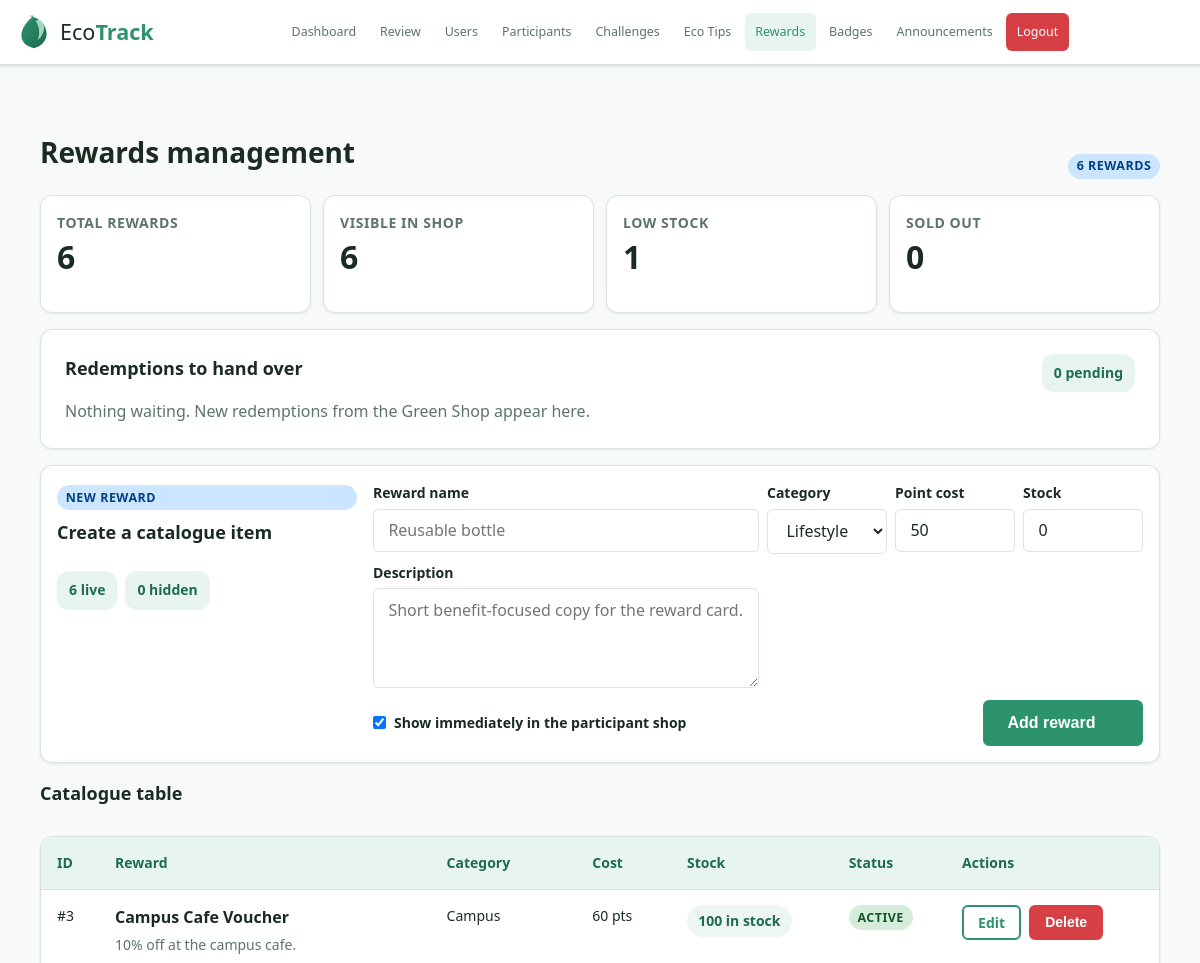
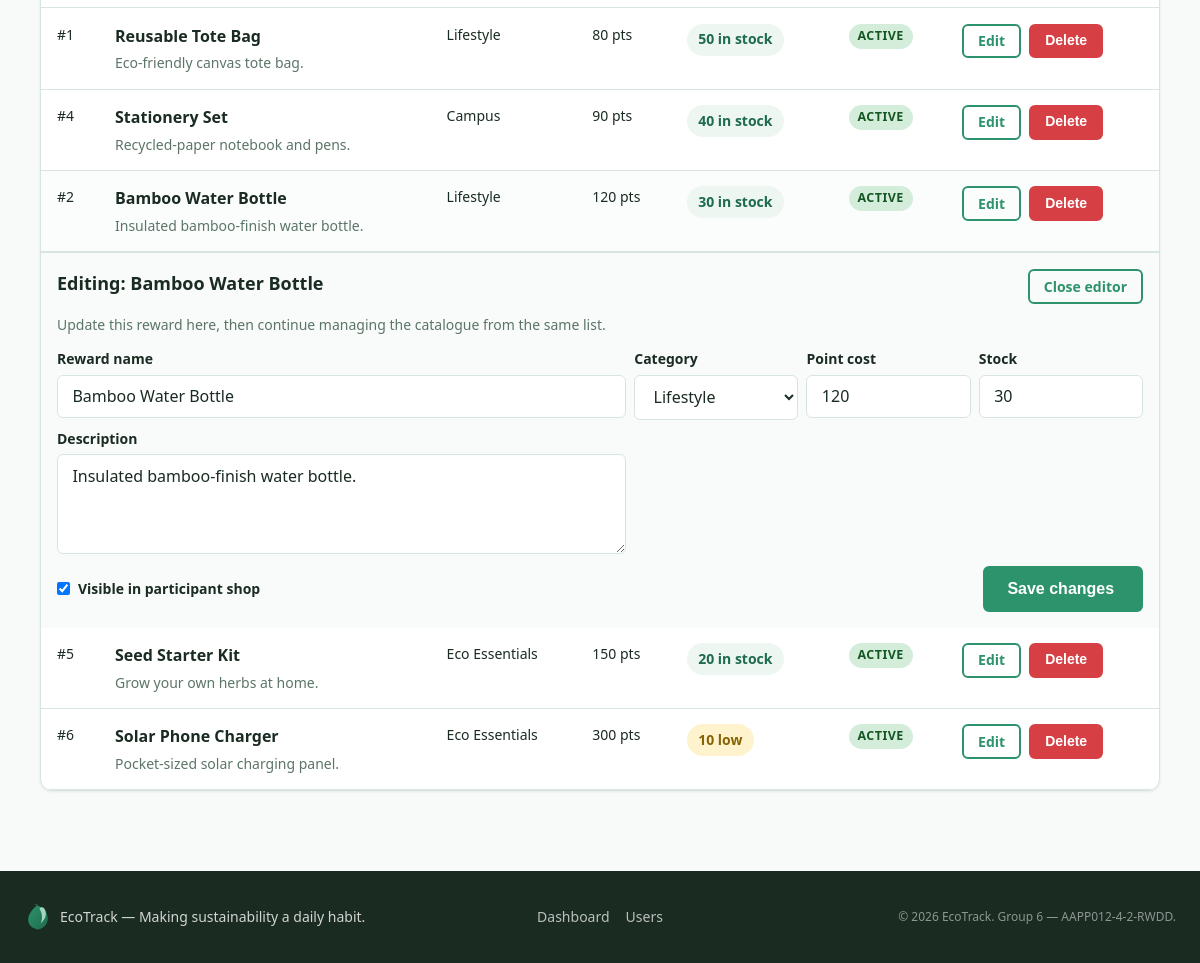
Page /admin/rewards_management.php?edit_reward=2 (signed in) on the committed database (2 pictures, top to bottom).
### tables this page shows
CREATE TABLE IF NOT EXISTS rewards (
  reward_id INT AUTO_INCREMENT PRIMARY KEY,
  name VARCHAR(150) NOT NULL,
  description TEXT,
  image VARCHAR(255) DEFAULT NULL,
  category ENUM('Lifestyle','Campus','Eco Essentials') DEFAULT 'Lifestyle',
  point_cost INT NOT NULL DEFAULT 50,
  stock INT NOT NULL DEFAULT 0,
  active TINYINT(1) DEFAULT 1,
  created_at DATETIME DEFAULT CURRENT_TIMESTAMP
);

### admin/rewards_management.php (the view, shortened to what the rows shown need)
<?php
$pdo = getPDO();
$rewardCategories = REWARD_CATEGORIES;
$rewardForm = [
    'name' => '',
    'description' => '',
    'category' => 'Lifestyle',
    'point_cost' => '50',
    'stock' => '0',
    'active' => '1',
];
$list = $pdo->query('SELECT * FROM rewards ORDER BY active DESC, point_cost ASC, reward_id ASC')->fetchAll() ?: [];
$editingRewardId = max(0, (int)($_GET['edit_reward'] ?? 0));
$buildRewardsManagementUrl = static function (array $overrides = []) use ($editingRewardId): string {
    $params = [
        'edit_reward' => $editingRewardId,
    ];
    foreach ($overrides as $key => $value) {
        $params[$key] = $value;
    }
    if (($params['edit_reward'] ?? 0) <= 0) {
        unset($params['edit_reward']);
    }
    $query = http_build_query($params);
    return 'rewards_management.php' . ($query ? '?' . $query : '');
};
require_once __DIR__ . '/../layout/header.php';
?>
<div class="container page-shell reward-admin-shell">
  <div class="section-header reward-admin-header">
    <div>
      <h1 class="section-header__title">Rewards management</h1>
    </div>
  </div>
  <section class="card mb-4" id="redemptions">
    <div class="card-header-row">
      <div class="card-header-row__content">
        <h2 class="card-title">Redemptions to hand over</h2>
      </div>
    </div>
  </section>
  <section class="card reward-admin-studio">
      <div class="reward-admin-studio-layout">
      <div class="reward-admin-panel__intro reward-admin-panel__intro--compact">
        <h2 class="card-title">Create a catalogue item</h2>
      </div>
      <form method="POST" class="reward-admin-form">
        <div class="reward-admin-form-grid">
          <div class="form-group reward-admin-form-group">
            <label for="create_point_cost">Point cost</label>
            <input type="number" id="create_point_cost" name="point_cost" min="1" max="<?= REWARD_COST_MAX ?>" value="<?= sanitise($rewardForm['point_cost']) ?>">
          </div>
        </div>
        <div class="reward-admin-form-actions">
          <label class="reward-admin-toggle">
            <input type="checkbox" name="active" value="1" <?= $rewardForm['active'] === '1' ? 'checked' : '' ?>>
            Show immediately in the participant shop
          </label>
        </div>
      </form>
    </div>
  </section>
  <section class="reward-admin-board">
    <div class="reward-admin-board__header">
      <div>
        <h2 class="card-title">Catalogue table</h2>
      </div>
    </div>
    <?php if (empty($list)): ?>
      <div class="card empty-state">
        <h2 class="card-title empty-state__title">No rewards yet</h2>
        <p class="empty-state__text">Add your first reward from the studio panel to start building the Green Shop catalogue.</p>
      </div>
    <?php else: ?>
      <div class="card reward-admin-table-card">
        <div class="table-wrap reward-admin-table-wrap">
          <table class="reward-admin-table">
            <thead>
              <tr>
                <th>ID</th>
                <th>Reward</th>
                <th>Category</th>
                <th>Cost</th>
                <th>Stock</th>
                <th>Status</th>
                <th>Actions</th>
              </tr>
            </thead>
            <tbody>
              <?php foreach ($list as $reward): ?>
                <?php
                $stockCount = (int)$reward['stock'];
                $isActive = !empty($reward['active']);
                $stockTone = $stockCount === 0 ? 'danger' : ($stockCount <= 10 ? 'warning' : 'ok');
                $stockLabel = $stockCount === 0 ? 'Sold out' : ($stockCount <= 10 ? $stockCount . ' low' : $stockCount . ' in stock');
                ?>
                <tr id="reward-<?= (int)$reward['reward_id'] ?>" class="reward-admin-table__row<?= $editingRewardId === (int)$reward['reward_id'] ? ' reward-admin-table__row--editing' : '' ?>">
                  <td class="reward-admin-table__cell reward-admin-table__cell--id" data-label="ID">#<?= (int)$reward['reward_id'] ?></td>
                  <td class="reward-admin-table__reward reward-admin-table__cell reward-admin-table__cell--reward" data-label="Reward">
                    <strong><?= sanitise($reward['name']) ?></strong>
                    <span><?= sanitise($reward['description'] ?: 'No description yet.') ?></span>
                  </td>
                  <td class="reward-admin-table__cell reward-admin-table__cell--category" data-label="Category"><?= sanitise($reward['category']) ?></td>
                  <td class="reward-admin-table__cell reward-admin-table__cell--cost" data-label="Cost"><?= (int)$reward['point_cost'] ?> pts</td>
                  <td class="reward-admin-table__cell reward-admin-table__cell--stock" data-label="Stock">
                    <span class="reward-admin-stock reward-admin-stock--<?= sanitise($stockTone) ?>">
                      <?= sanitise($stockLabel) ?>
                    </span>
                  </td>
                  <td class="reward-admin-table__cell reward-admin-table__cell--status" data-label="Status">
                    <span class="badge <?= $isActive ? 'badge-green' : 'badge-grey' ?>">
                      <?= $isActive ? 'active' : 'draft' ?>
                    </span>
                  </td>
                  <td class="reward-admin-table__cell reward-admin-table__cell--actions" data-label="Actions">
                    <div class="reward-admin-table__actions">
                      <a href="<?= sanitise($buildRewardsManagementUrl(['edit_reward' => (int)$reward['reward_id']])) ?>#reward-<?= (int)$reward['reward_id'] ?>" class="btn btn-outline btn-sm">
                        Edit
                      </a>
                      <form method="POST">
                        <button type="submit" class="btn btn-danger btn-sm" data-confirm="Delete this reward? If anyone has redeemed it, it will be hidden instead.">Delete</button>
                      </form>
                    </div>
                  </td>
                </tr>
                <?php if ($editingRewardId === (int)$reward['reward_id']): ?>
                  <tr class="reward-admin-edit-row">
                    <td class="reward-admin-edit-row__cell" colspan="7">
                      <section class="reward-admin-edit-panel">
                        <div class="reward-admin-edit-row__header">
                          <div>
                            <h3 class="card-title">Editing: <?= sanitise($reward['name']) ?></h3>
                            <p class="admin-card-copy">Update this reward here, then continue managing the catalogue from the same list.</p>
                          </div>
                          <a href="rewards_management.php#reward-<?= (int)$reward['reward_id'] ?>" class="btn btn-outline btn-sm">Close editor</a>
                        </div>
                        <form method="POST" class="reward-admin-form reward-admin-form--inline">
                          <div class="reward-admin-form-grid reward-admin-form-grid--table">
                            <div class="form-group reward-admin-form-group reward-admin-form-group--name">
                              <label for="edit_name_<?= (int)$reward['reward_id'] ?>">Reward name</label>
                              <input type="text" id="edit_name_<?= (int)$reward['reward_id'] ?>" name="name" maxlength="<?= REWARD_NAME_MAX ?>" value="<?= sanitise($reward['name']) ?>" required>
                            </div>
                            <div class="form-group reward-admin-form-group">
                              <label for="edit_category_<?= (int)$reward['reward_id'] ?>">Category</label>
                              <select id="edit_category_<?= (int)$reward['reward_id'] ?>" name="category">
                                <?php foreach ($rewardCategories as $category): ?>
                                  <option value="<?= sanitise($category) ?>" <?= $reward['category'] === $category ? 'selected' : '' ?>><?= sanitise($category) ?></option>
                                <?php endforeach; ?>
                              </select>
                            </div>
                            <div class="form-group reward-admin-form-group">
                              <label for="edit_point_cost_<?= (int)$reward['reward_id'] ?>">Point cost</label>
                              <input type="number" id="edit_point_cost_<?= (int)$reward['reward_id'] ?>" name="point_cost" min="1" max="<?= REWARD_COST_MAX ?>" value="<?= (int)$reward['point_cost'] ?>">
                            </div>
                            <div class="form-group reward-admin-form-group">
                              <label for="edit_stock_<?= (int)$reward['reward_id'] ?>">Stock</label>
                              <input type="number" id="edit_stock_<?= (int)$reward['reward_id'] ?>" name="stock" min="0" max="<?= REWARD_STOCK_MAX ?>" value="<?= (int)$reward['stock'] ?>">
                            </div>
                            <div class="form-group reward-admin-form-group reward-admin-form-group--description">
                              <label for="edit_description_<?= (int)$reward['reward_id'] ?>">Description</label>
                              <textarea id="edit_description_<?= (int)$reward['reward_id'] ?>" name="description" rows="3"><?= sanitise($reward['description'] ?? '') ?></textarea>
                            </div>
                          </div>
                          <div class="reward-admin-form-actions">
                            <label class="reward-admin-toggle">
                              <input type="checkbox" name="active" value="1" <?= !empty($reward['active']) ? 'checked' : '' ?>>
                              Visible in participant shop
                            </label>
                            <button type="submit" class="btn btn-primary">Save changes</button>
                          </div>
                        </form>
                      </section>
                    </td>
                  </tr>
                <?php endif; ?>
              <?php endforeach; ?>
            </tbody>
          </table>
        </div>
      </div>
    <?php endif; ?>
  </section>
</div>
<?php require_once __DIR__ . '/../layout/footer.php'; ?>

### rows in the picture
rewards: point_cost "50", active "☑", reward_id "1", name "Reusable Tote Bag", description "Eco-friendly canvas tote bag.", category "Lifestyle", point_cost "80", stock "50 in stock", shows "ACTIVE"
rewards: reward_id "3", name "Campus Cafe Voucher", description "10% off at the campus cafe.", category "Campus", point_cost "60", stock "100 in stock", active "ACTIVE"
rewards: reward_id "4", name "Stationery Set", description "Recycled-paper notebook and pens.", category "Campus", point_cost "90", stock "40 in stock", active "ACTIVE"
rewards: reward_id "2", name "Bamboo Water Bottle", description "Insulated bamboo-finish water bottle.", category "Lifestyle", point_cost "120", stock "30 in stock", shows "ACTIVE", stock "30", active "☑"
rewards: reward_id "5", name "Seed Starter Kit", description "Grow your own herbs at home.", category "Eco Essentials", point_cost "150", stock "20 in stock", active "ACTIVE"
rewards: reward_id "6", name "Solar Phone Charger", description "Pocket-sized solar charging panel.", category "Eco Essentials", point_cost "300", stock "10 low", active "ACTIVE"

### other values in the picture
$label "Dashboard Review Users Participants Challenges Eco Tips Rewards Badges Announcements"
$rewardCount "6"
$activeCount "6"
$lowStockCount "1"
$outOfStockCount "0"
count($pendingRedemptions) "0"
$hiddenCount "0"
form field category "Lifestyle"
